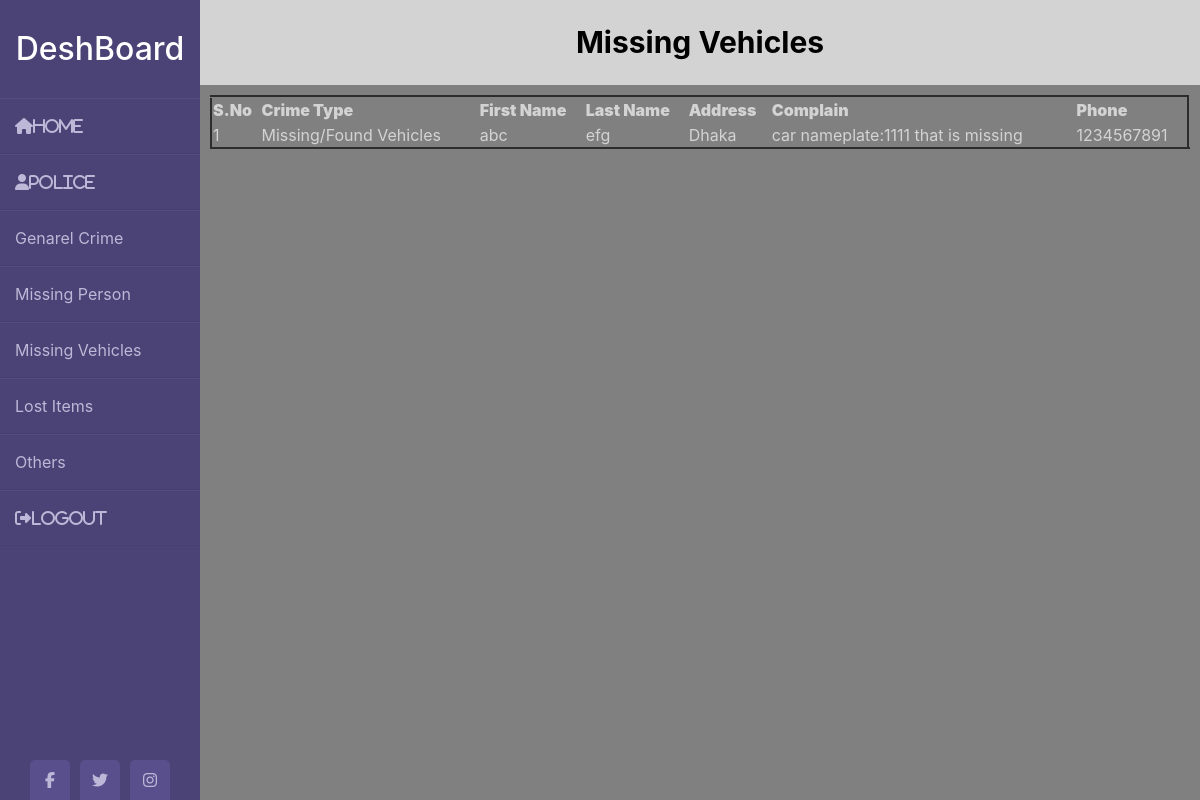
Page /mv.php on the committed database.
### tables this page shows
CREATE TABLE `mvehicles` (
  `mvid` int(250) NOT NULL,
  `ctype` varchar(250) NOT NULL,
  `fname` varchar(100) NOT NULL,
  `lname` varchar(100) NOT NULL,
  `address` varchar(250) NOT NULL,
  `com` varchar(250) NOT NULL,
  `phone` int(12) NOT NULL
);

### mv.php (the view, shortened to what this page needs)
<?php
include("config.php");
?>
<!DOCTYPE html>
<html>
<head>
 <link rel="stylesheet" href="https://maxcdn.bootstrapcdn.com/bootstrap/4.5.2/css/bootstrap.min.css">
<link rel="stylesheet" href="CSS/styleTwo.css">
</head>
<body>
<div class="wrapper">
        <div class="sidebar">
            <h2>DeshBoard</h2>
            <ul>
                <li><a href="dashbord.php"><i class="fas fa-home">Home</i></a></li>
                <li><a href="p.php"><i class="fas fa-user">Police </i></a></li>
                <li><a href="gcrime.php">Genarel Crime</i></a></li>
                <li><a href="mp.php">Missing Person</a></li>
                <li><a href="mv.php">Missing Vehicles </a></li>
                <li><a href="lost.php">Lost Items</a></li>
                <li><a href="others.php">Others </a></li>
                <li><a href="logout.php"><i class="fas fa-sign-out-alt">LogOut</i></a></li>
            </ul>
            <div class="social_media">
                <a href="#"><i class="fab fa-facebook-f"></i></a>
                <a href="#"><i class="fab fa-twitter"></i></a>
                <a href="#"><i class="fab fa-instagram"></i></i></a>
            </div>
        </div>
        <div class="main_content">
            <div class="header"><b>Missing Vehicles</b></div>
            <div class="info">
<div class="form">
<table width="100%" border="3" style="border-collapse:collapse; ">
<thead>
<tr>
<th><strong>S.No</strong></th>
<th><strong>Crime Type</strong></th>
<th><strong>First Name</strong></th>
<th><strong>Last Name</strong></th>
<th><strong>Address</strong></th>
<th><strong>Complain</strong></th>
<th><strong>Phone</strong></th>
</tr>
</thead>
<tbody>
<?php
$count=1;
$sel_query="Select * from mvehicles ORDER BY mvid desc;";
$result = mysqli_query($conn,$sel_query);
while($row = mysqli_fetch_assoc($result)) { ?>
<tr><td align="#"><?php echo $count; ?></td>
<td align="#"><?php echo $row["ctype"]; ?></td>
<td align="#"><?php echo $row["fname"]; ?></td>
<td align="#"><?php echo $row["lname"]; ?></td>
<td align="#"><?php echo $row["address"]; ?></td>
<td align="#"><?php echo $row["com"]; ?></td>
<td align="#"><?php echo $row["phone"]; ?></td>
</tr>
<?php $count++; } ?>
</tbody>
</table>
</div>
</body>
</html>

### CSS/styleTwo.css (style rules this page uses)
* { margin: 0; padding: 0; text-decoration: none; box-sizing: border-box; list-style: none; }
body { background: gray; }
.wrapper { display: flex; position: relative; }
.wrapper .sidebar { position: fixed; width: 200px; height: 100%; background: #4b4276; padding: 30px 0px; }
.wrapper .sidebar h2 { color: white; text-transform: capitalize; text-align: center; margin-bottom: 30px; }
.wrapper .sidebar ul li { padding: 15px; border-bottom: 1px solid rgba(0,0,0,0.05); border-top: 1px solid rgba(255,255,255,0.05); }
.wrapper .sidebar ul li a { color: #bdb8d7; display: block; }
.wrapper .sidebar ul li a .fas { width: 25px!important; padding-right: 5px!important; }
.wrapper .sidebar .social_media { position: absolute; bottom: 0; left: 50%; transform: translateX(-50%); display: flex; }
.wrapper .sidebar .social_media a { display: block; width: 40px; background: #594f8d; height: 40px; line-height: 40px; text-align: center; margin: 0px 5px; color: #bdb8d7; border-top-right-radius: 5px; border-top-left-radius: 5px; }
.wrapper .main_content { width: 100%; margin-left: 200px; }
.wrapper .main_content .header { padding: 20px; background: lightgray; color: black; text-align: center; font-size: 30px; }
.wrapper .main_content .info { color: lightgray; padding: 10px; }

### rows in the picture
mvehicles: ctype "Missing/Found Vehicles", fname "abc", lname "efg", address "Dhaka", com "car nameplate:1111 that is missing", phone "1234567891"
